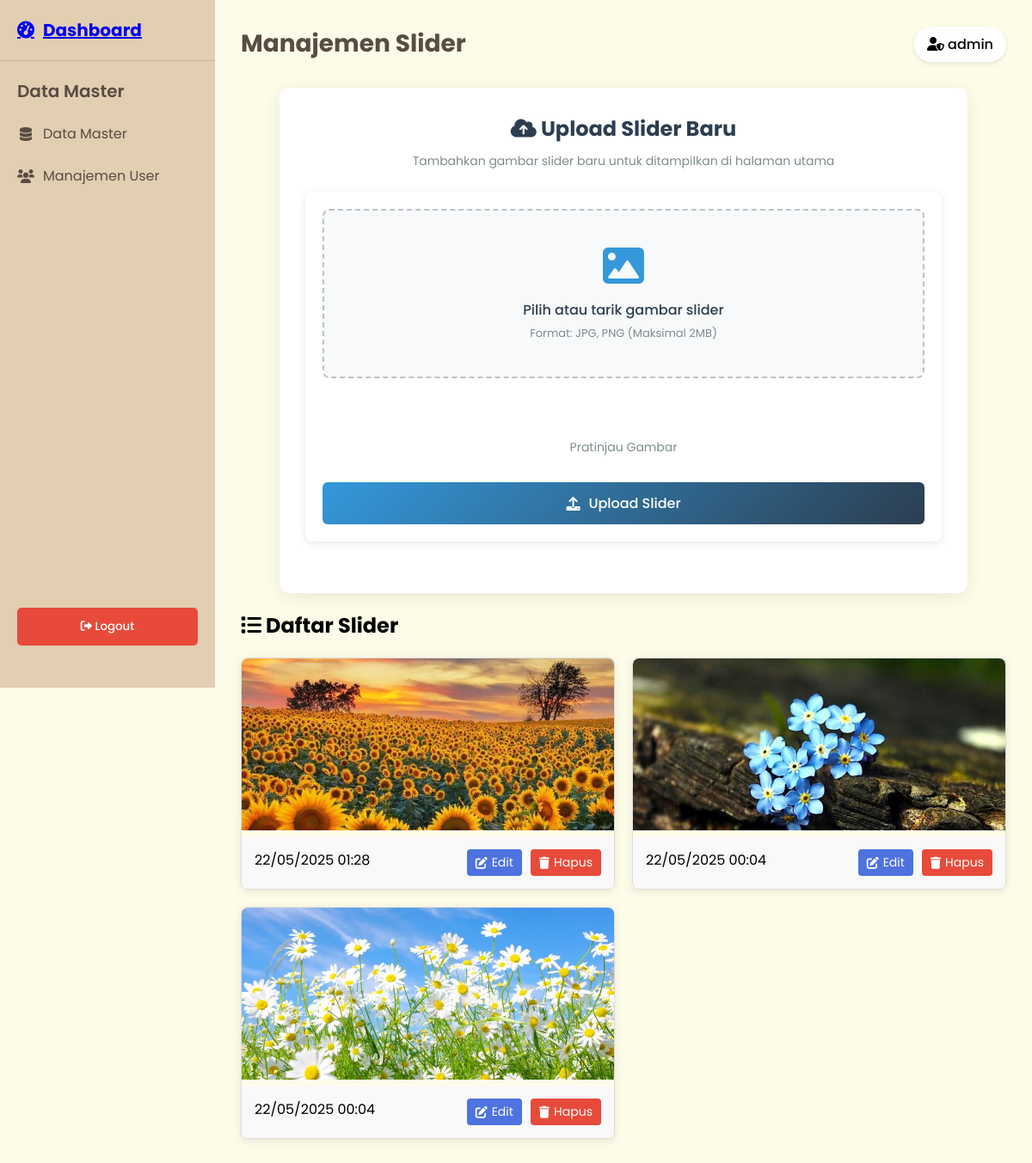
/flower_shop/admin/sliders.php (signed in), run on the app's committed database.
### tables this page shows
CREATE TABLE `sliders` (
  `id` int(11) NOT NULL,
  `image_path` varchar(255) NOT NULL,
  `created_at` timestamp NOT NULL DEFAULT current_timestamp(),
  `updated_at` timestamp NOT NULL DEFAULT current_timestamp() ON UPDATE current_timestamp()
);

### flower_shop/admin/sliders.php (the view, shortened to what this page needs)
<?php
require __DIR__.'/../config/database.php';
try {
    $stmt = $pdo->query("SELECT * FROM sliders ORDER BY created_at DESC");
    $sliders = $stmt->fetchAll(PDO::FETCH_ASSOC);
} catch (PDOException $e) {
    $error = "Gagal mengambil data slider: " . $e->getMessage();
    $sliders = [];
}
?>
<!DOCTYPE html>
<html lang="en">
<head>
    <link rel="stylesheet" href="https://cdnjs.cloudflare.com/ajax/libs/font-awesome/6.0.0/css/all.min.css">
    <link rel="stylesheet" href="../assets/css/admin.css">
</head>
<body>
       <div class="sidebar">
    <div class="sidebar-header">
        <a href="dashboard.php" class="dashboard-link">
            <h2><i class="fas fa-tachometer-alt"></i> <span>Dashboard</span></h2>
        </a>
    </div>
        <div class="sidebar-menu">
            <div class="menu-title">Data Master</div>
            <div class="menu-item" onclick="toggleSubmenu('data-master')">
                <i class="fas fa-database"></i> <span>Data Master</span>
            </div>
            <a href="users.php" class="menu-item">
                <i class="fas fa-users"></i> <span>Manajemen User</span>
            </a>
            <button class="logout-btn" onclick="window.location.href='logout.php'">
                <i class="fas fa-sign-out-alt"></i> <span>Logout</span>
            </button>
        </div>
    </div>
    <div class="main-content">
        <div class="header">
            <h1>Manajemen Slider</h1>
            <div class="user-info">
                <i class="fas fa-user-shield"></i> <?php echo htmlspecialchars($_SESSION['username'] ?? 'Admin'); ?>
            </div>
        </div>
        <div class="upload-slider-container">
    <div class="upload-header">
        <h2><i class="fas fa-cloud-upload-alt"></i> Upload Slider Baru</h2>
        <p>Tambahkan gambar slider baru untuk ditampilkan di halaman utama</p>
    </div>
    <form action="upload_slider.php" method="POST" enctype="multipart/form-data" class="upload-form">
        <div class="file-upload-wrapper">
            <label for="slider_image" class="file-upload-label" id="file-upload-label">
                <i class="fas fa-image"></i>
                <span class="upload-text">Pilih atau tarik gambar slider</span>
                <span class="upload-hint">Format: JPG, PNG (Maksimal 2MB)</span>
            </label>
        </div>
        <div class="preview-container">
            <div class="preview-title">Pratinjau Gambar</div>
        </div>
        <button type="submit" class="btn-upload">
            <i class="fas fa-upload"></i> Upload Slider
        </button>
    </form>
</div>
            <h2><i class="fas fa-list"></i> Daftar Slider</h2>
            <?php if (empty($sliders)): ?>
                <div class="alert alert-info">
                    <i class="fas fa-info-circle"></i> Belum ada slider yang diupload
                </div>
            <?php else: ?>
                <div class="slider-grid">
                    <?php foreach ($sliders as $slider): ?>
                        <div class="slider-card">
                            <img src="../<?= htmlspecialchars($slider['image_path']) ?>" alt="Slider Image" class="slider-image">
                            <div class="slider-actions">
                                <span><?= date('d/m/Y H:i', strtotime($slider['created_at'])) ?></span>
                                <div style="display: flex; gap: 10px; align-items: center;">
                                    <a href="edit_slider.php?id=<?= $slider['id'] ?>" class="btn-edit">
                                        <i class="fas fa-edit"></i> Edit
                                    </a>
                                    <form method="POST" onsubmit="return confirm('Apakah Anda yakin ingin menghapus slider ini?')">
                                        <button type="submit" name="delete_slider" class="btn-delete">
                                            <i class="fas fa-trash"></i> Hapus
                                        </button>
                                    </form>
                                </div>
                            </div>
                        </div>
                    <?php endforeach; ?>
                </div>
            <?php endif; ?>
        </div>
</body>
</html>

### flower_shop/assets/css/admin.css (style rules this page uses)
:root { --sidebar-bg: #E2CEB1; --main-bg: #FDFCE8; --text-dark: #584C43; --text-light: #FFFFFF; --accent-color: #4E73DE; --danger-color: #E74A3B; --success-color: #1CC88A; }
* { margin: 0; padding: 0; box-sizing: border-box; font-family: 'Poppins', sans-serif; }
body { display: flex; min-height: 100vh; background-color: var(--main-bg); overflow-x: hidden; }
.sidebar { width: 250px; background-color: var(--sidebar-bg); color: var(--text-dark); height: 100vh; position: fixed; padding: 20px 0; transition: all 0.3s ease-in-out; z-index: 1050; overflow-y: auto; -webkit-overflow-scrolling: touch; }
.sidebar-header { padding: 0 20px 20px; border-bottom: 1px solid rgba(88, 76, 67, 0.2); }
.sidebar-header h2 { font-size: 20px; font-weight: 700; display: flex; align-items: center; gap: 10px; }
.sidebar-menu { margin-top: 20px; position: relative; min-height: calc(100vh - 120px); }
.sidebar-menu a.menu-item { display: flex; align-items: center; padding: 12px 20px; color: var(--text-dark); text-decoration: none; transition: all 0.3s; cursor: pointer; }
.sidebar-menu a.menu-item i { margin-right: 10px; width: 20px; text-align: center; }
.menu-item { padding: 12px 20px; cursor: pointer; transition: all 0.3s; display: flex; align-items: center; color: var(--text-dark); }
.menu-item i { margin-right: 10px; width: 20px; text-align: center; }
.menu-title { font-size: 20px; font-weight: 600; margin: 20px 20px 10px; color: var(--text-dark); }
.logout-btn { position: absolute; bottom: 20px; left: 20px; right: 20px; padding: 12px; background-color: var(--danger-color); color: var(--text-light); border: none; border-radius: 5px; cursor: pointer; text-align: center; font-weight: 500; transition: all 0.3s; text-decoration: none; display: block; }
.main-content { flex: 1; margin-left: 250px; padding: 30px; transition: all 0.3s ease-in-out; }
.header { display: flex; justify-content: space-between; align-items: center; margin-bottom: 30px; flex-wrap: wrap; gap: 15px; }
.header h1 { color: var(--text-dark); font-size: 28px; }
.user-info { background-color: white; padding: 8px 15px; border-radius: 20px; box-shadow: 0 2px 5px rgba(0,0,0,0.1); font-weight: 500; }
.btn-edit { background-color: var(--accent-color); color: white; border: none; }
.btn-delete { background-color: var(--danger-color); color: white; border: none; }

### data on the page
sliders: image_path (picture), created_at "22/05/2025 01:28"
sliders: image_path (picture), created_at "22/05/2025 00:04"
sliders: image_path (picture), created_at "22/05/2025 00:04"

### other printed values
$_SESSION['username'] "admin"
